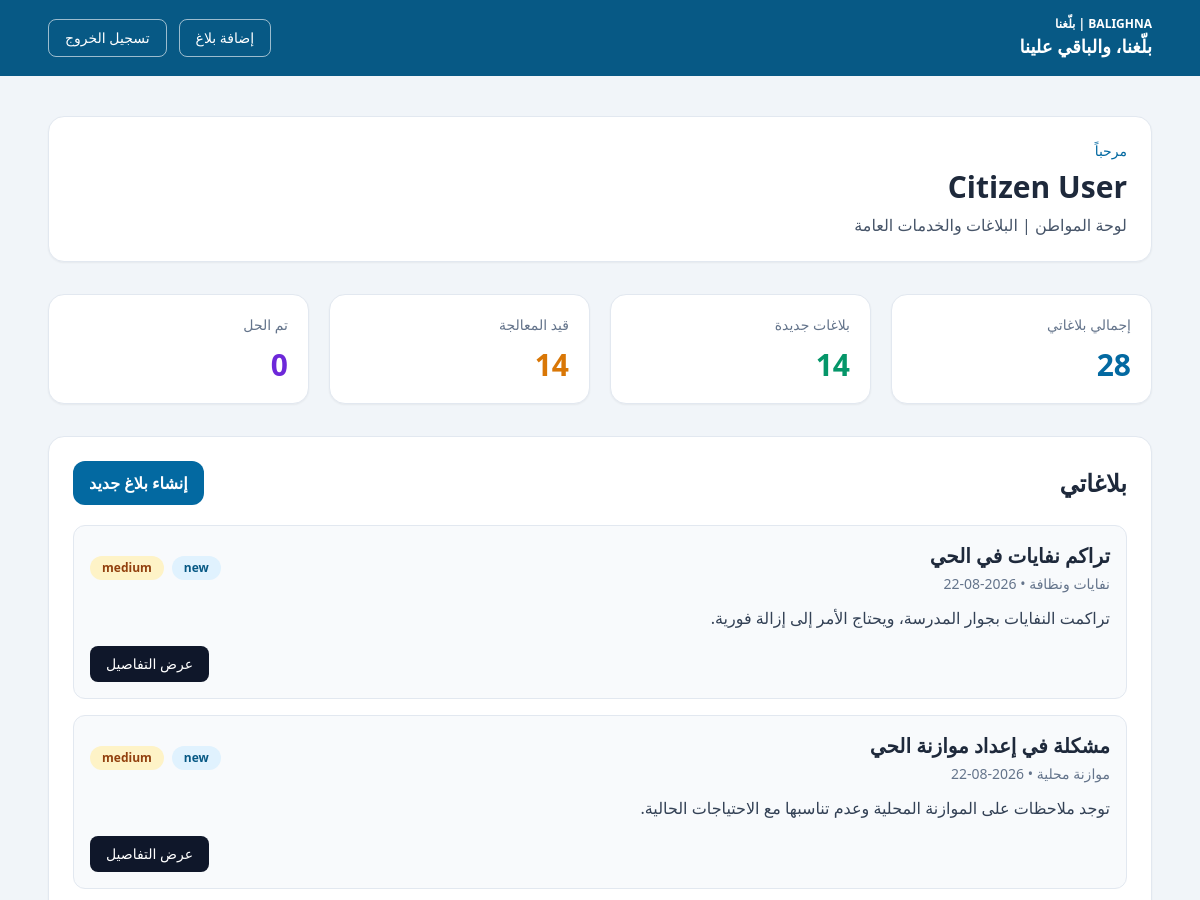
The app's page /citizen (signed in, upper part), older data.
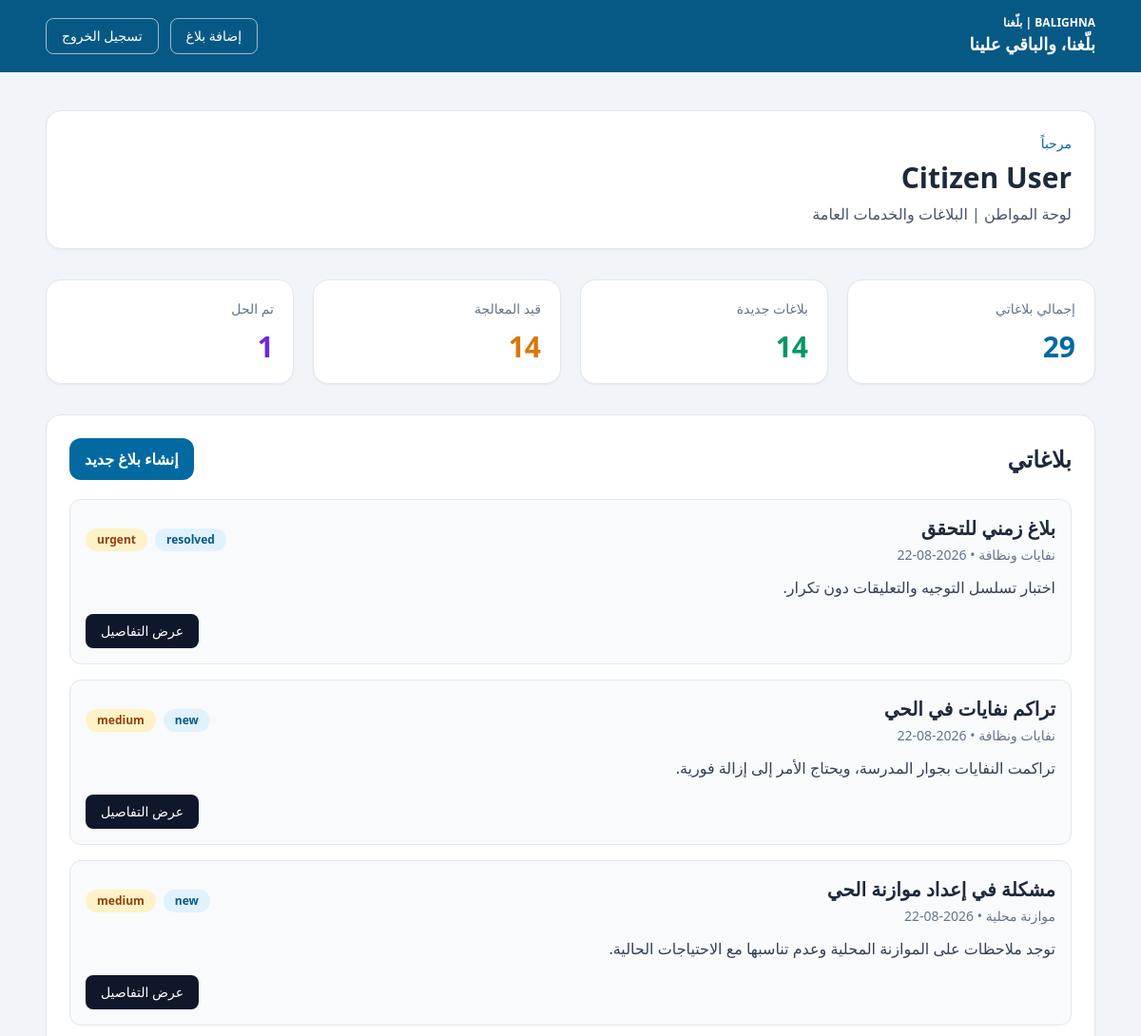
The same page, newer data.
### app/models/complaint.py (models this page shows)
class Complaint(Base):
    __tablename__ = "complaints"
    id: Mapped[int] = mapped_column(primary_key=True, index=True)
    user_id: Mapped[int] = mapped_column(ForeignKey("users.id"), nullable=False)
    category_id: Mapped[int | None] = mapped_column(ForeignKey("categories.id"), nullable=True)
    department_id: Mapped[int | None] = mapped_column(ForeignKey("departments.id"), nullable=True)
    title: Mapped[str] = mapped_column(String(255), nullable=False)
    description: Mapped[str] = mapped_column(Text, nullable=False)
    address: Mapped[str | None] = mapped_column(String(255), nullable=True)
    area: Mapped[str | None] = mapped_column(String(255), nullable=True)
    governorate: Mapped[str | None] = mapped_column(String(255), nullable=True)
    latitude: Mapped[float | None] = mapped_column(Float, nullable=True)
    longitude: Mapped[float | None] = mapped_column(Float, nullable=True)
    image_path: Mapped[str | None] = mapped_column(String(500), nullable=True)
    priority: Mapped[str] = mapped_column(String(50), default="medium", nullable=False)
    status: Mapped[str] = mapped_column(String(50), default="new", nullable=False)
    routing_reason: Mapped[str | None] = mapped_column(Text, nullable=True)
    routing_confidence: Mapped[float | None] = mapped_column(Float, nullable=True)
    assigned_at: Mapped[datetime | None] = mapped_column(DateTime(timezone=True), nullable=True)
    resolved_at: Mapped[datetime | None] = mapped_column(DateTime(timezone=True), nullable=True)
    created_at: Mapped[datetime] = mapped_column(DateTime(timezone=True), default=lambda: datetime.now(timezone.utc), nullable=False)
    updated_at: Mapped[datetime] = mapped_column(
        DateTime(timezone=True),
        default=lambda: datetime.now(timezone.utc),
        onupdate=lambda: datetime.now(timezone.utc),
        nullable=False,
    )
    user: Mapped["User"] = relationship(back_populates="complaints")
    category: Mapped["Category"] = relationship(back_populates="complaints")
    department: Mapped["Department"] = relationship(back_populates="complaints")
    comments: Mapped[list["Comment"]] = relationship(back_populates="complaint")
    updates: Mapped[list["ComplaintUpdate"]] = relationship(back_populates="complaint")

### app/models/category.py (models this page shows)
class Category(Base):
    __tablename__ = "categories"
    id: Mapped[int] = mapped_column(primary_key=True, index=True)
    name: Mapped[str] = mapped_column(String(200), nullable=False)
    slug: Mapped[str] = mapped_column(String(200), unique=True, index=True, nullable=False)
    description: Mapped[str | None] = mapped_column(Text, nullable=True)
    created_at: Mapped[datetime] = mapped_column(DateTime(timezone=True), default=lambda: datetime.now(timezone.utc), nullable=False)
    updated_at: Mapped[datetime] = mapped_column(
        DateTime(timezone=True),
        default=lambda: datetime.now(timezone.utc),
        onupdate=lambda: datetime.now(timezone.utc),
        nullable=False,
    )
    complaints: Mapped[list["Complaint"]] = relationship(back_populates="category")

### app/routers/auth.py (the view)
@router.get("/citizen")
async def citizen_dashboard(request: Request, user: User = Depends(require_role("citizen")), db: Session = Depends(get_db)):
    return await render_citizen_page(request, user, db, "لوحة المواطن")

### app/templates/dashboard_citizen.html (shortened to what this page needs)
<!DOCTYPE html>
<html lang="ar" dir="rtl">
  <head>
    <script src="https://cdn.tailwindcss.com"></script>
  </head>
  <body class="bg-slate-100 text-slate-800" dir="rtl">
    <nav class="bg-sky-800 text-white">
      <div class="mx-auto flex max-w-6xl items-center justify-between px-6 py-4">
        <div>
          <div class="text-xs font-semibold">BALIGHNA | بلّغنا</div>
          <div class="text-lg font-bold">{{ slogan }}</div>
        </div>
        <div class="flex items-center gap-3">
          <a href="/citizen/complaints/new" class="rounded-lg border border-white/60 px-4 py-2 text-sm font-medium hover:bg-white/10">إضافة بلاغ</a>
          <form method="post" action="/logout">
            <button type="submit" class="rounded-lg border border-white/60 px-4 py-2 text-sm font-medium hover:bg-white/10">تسجيل الخروج</button>
          </form>
        </div>
      </div>
    </nav>
    <main class="mx-auto max-w-6xl px-6 py-10">
      <div class="mb-8 rounded-2xl border border-slate-200 bg-white p-6 shadow-sm">
        <p class="text-sm text-sky-700">مرحباً</p>
        <h1 class="mt-2 text-3xl font-bold">{{ user.name }}</h1>
        <p class="mt-2 text-slate-600">لوحة المواطن | البلاغات والخدمات العامة</p>
      </div>
      <div class="grid gap-5 md:grid-cols-4">
        <div class="rounded-2xl border border-slate-200 bg-white p-5 shadow-sm">
          <p class="text-sm text-slate-500">إجمالي بلاغاتي</p>
          <p class="mt-3 text-3xl font-bold text-sky-700">{{ total_complaints }}</p>
        </div>
        <div class="rounded-2xl border border-slate-200 bg-white p-5 shadow-sm">
          <p class="text-sm text-slate-500">بلاغات جديدة</p>
          <p class="mt-3 text-3xl font-bold text-emerald-600">{{ new_count }}</p>
        </div>
        <div class="rounded-2xl border border-slate-200 bg-white p-5 shadow-sm">
          <p class="text-sm text-slate-500">قيد المعالجة</p>
          <p class="mt-3 text-3xl font-bold text-amber-600">{{ in_progress_count }}</p>
        </div>
        <div class="rounded-2xl border border-slate-200 bg-white p-5 shadow-sm">
          <p class="text-sm text-slate-500">تم الحل</p>
          <p class="mt-3 text-3xl font-bold text-violet-700">{{ resolved_count }}</p>
        </div>
      </div>
      <div class="mt-8 rounded-2xl border border-slate-200 bg-white p-6 shadow-sm">
        <div class="mb-5 flex items-center justify-between">
          <h2 class="text-2xl font-bold">بلاغاتي</h2>
          <a href="/citizen/complaints/new" class="rounded-xl bg-sky-700 px-4 py-2.5 font-semibold text-white hover:bg-sky-800">إنشاء بلاغ جديد</a>
        </div>
        {% if complaints %}
        <div class="space-y-4">
          {% for complaint in complaints %}
          <div class="rounded-xl border border-slate-200 bg-slate-50 p-4">
            <div class="flex flex-col gap-3 md:flex-row md:items-center md:justify-between">
              <div>
                <h3 class="text-xl font-bold text-slate-800">{{ complaint.title }}</h3>
                <p class="mt-1 text-sm text-slate-500">{{ complaint.category.name if complaint.category else 'غير محدد' }} • {{ complaint.created_at.strftime('%Y-%m-%d') }}</p>
              </div>
              <div class="flex gap-2">
                <span class="rounded-full bg-sky-100 px-3 py-1 text-xs font-semibold text-sky-800">{{ complaint.status }}</span>
                <span class="rounded-full bg-amber-100 px-3 py-1 text-xs font-semibold text-amber-800">{{ complaint.priority }}</span>
              </div>
            </div>
            <p class="mt-3 text-slate-700 line-clamp-2">{{ complaint.description }}</p>
            <div class="mt-4 flex justify-end">
              <a href="/citizen/complaints/{{ complaint.id }}" class="rounded-lg bg-slate-900 px-4 py-2 text-sm font-medium text-white hover:bg-slate-800">عرض التفاصيل</a>
            </div>
          </div>
          {% endfor %}
        </div>
        {% else %}
        <div class="rounded-xl border border-dashed border-slate-300 bg-slate-50 p-8 text-center text-slate-600">
          لا توجد بلاغات حتى الآن. أضف أول بلاغ لك.
        </div>
        {% endif %}
      </div>
    </main>
  </body>
</html>

Row changes from the older to the newer data that the page shows:
added Complaint: title "بلاغ زمني للتحقق", category "نفايات ونظافة", created_at "2026-08-22", status "resolved", priority "urgent", description "اختبار تسلسل التوجيه والتعليقات دون تكرار."
Text that changed along with them:
{{ total_complaints }}: "28" → "29"
{{ resolved_count }}: "0" → "1"
